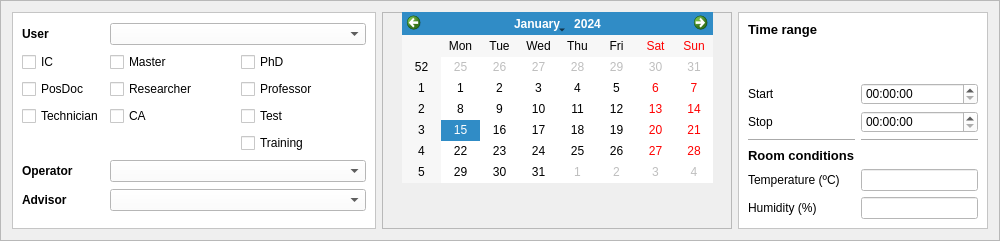
        <widget class="QFrame" name="frame_2">
         <property name="minimumSize">
          <size>
           <width>1000</width>
           <height>200</height>
          </size>
         </property>
         <property name="maximumSize">
          <size>
           <width>16777215</width>
           <height>16777215</height>
          </size>
         </property>
         <property name="styleSheet">
          <string notr="true"/>
         </property>
         <property name="frameShape">
          <enum>QFrame::StyledPanel</enum>
         </property>
         <property name="frameShadow">
          <enum>QFrame::Raised</enum>
         </property>
         <layout class="QHBoxLayout" name="horizontalLayout_2">
          <item>
           <widget class="QFrame" name="frame_18">
            <property name="maximumSize">
             <size>
              <width>16777215</width>
              <height>16777215</height>
             </size>
            </property>
            <property name="styleSheet">
             <string notr="true">background-color: rgb(255, 255, 255);</string>
            </property>
            <property name="frameShape">
             <enum>QFrame::StyledPanel</enum>
            </property>
            <property name="frameShadow">
             <enum>QFrame::Raised</enum>
            </property>
            <layout class="QGridLayout" name="gridLayout">
             <item row="7" column="1" colspan="2">
              <widget class="QComboBox" name="technician_comboBox">
               <property name="minimumSize">
                <size>
                 <width>0</width>
                 <height>0</height>
                </size>
               </property>
              </widget>
             </item>
             <item row="7" column="0">
              <widget class="QLabel" name="label_26">
               <property name="font">
                <font>
                 <pointsize>9</pointsize>
                 <weight>75</weight>
                 <bold>true</bold>
                </font>
               </property>
               <property name="text">
                <string>Operator</string>
               </property>
              </widget>
             </item>
             <item row="0" column="0">
              <widget class="QLabel" name="label_24">
               <property name="maximumSize">
                <size>
                 <width>50</width>
                 <height>16777215</height>
                </size>
               </property>
               <property name="font">
                <font>
                 <pointsize>9</pointsize>
                 <weight>75</weight>
                 <bold>true</bold>
                </font>
               </property>
               <property name="text">
                <string>User</string>
               </property>
              </widget>
             </item>
             <item row="2" column="1">
              <widget class="QCheckBox" name="mestrado_checkBox">
               <property name="text">
                <string>Master</string>
               </property>
              </widget>
             </item>
             <item row="2" column="0">
              <widget class="QCheckBox" name="ic_checkBox">
               <property name="text">
                <string>IC</string>
               </property>
              </widget>
             </item>
             <item row="4" column="1">
              <widget class="QCheckBox" name="ca_checkBox">
               <property name="text">
                <string>CA</string>
               </property>
              </widget>
             </item>
             <item row="3" column="0">
              <widget class="QCheckBox" name="posdoc_checkBox">
               <property name="text">
                <string>PosDoc</string>
               </property>
              </widget>
             </item>
             <item row="3" column="1">
              <widget class="QCheckBox" name="pesquisador_checkBox">
               <property name="text">
                <string>Researcher</string>
               </property>
              </widget>
             </item>
             <item row="2" column="2">
              <widget class="QCheckBox" name="doutorado_checkBox">
               <property name="text">
                <string>PhD</string>
               </property>
              </widget>
             </item>
             <item row="4" column="0">
              <widget class="QCheckBox" name="technician_checkBox">
               <property name="text">
                <string>Technician</string>
               </property>
              </widget>
             </item>
             <item row="3" column="2">
              <widget class="QCheckBox" name="professor_checkBox">
               <property name="text">
                <string>Professor</string>
               </property>
              </widget>
             </item>
             <item row="8" column="0">
              <widget class="QLabel" name="label_25">
               <property name="font">
                <font>
                 <pointsize>9</pointsize>
                 <weight>75</weight>
                 <bold>true</bold>
                </font>
               </property>
               <property name="text">
                <string>Advisor</string>
               </property>
              </widget>
             </item>
             <item row="4" column="2">
              <widget class="QCheckBox" name="test_checkBox">
               <property name="text">
                <string>Test</string>
               </property>
              </widget>
             </item>
             <item row="8" column="1" colspan="2">
              <widget class="QComboBox" name="advisor_comboBox">
               <property name="minimumSize">
                <size>
                 <width>0</width>
                 <height>0</height>
                </size>
               </property>
              </widget>
             </item>
             <item row="0" column="1" colspan="2">
              <widget class="QComboBox" name="user_comboBox">
               <property name="minimumSize">
                <size>
                 <width>0</width>
                 <height>0</height>
                </size>
               </property>
              </widget>
             </item>
             <item row="5" column="2">
              <widget class="QCheckBox" name="treinamento_checkBox">
               <property name="text">
                <string>Training</string>
               </property>
              </widget>
             </item>
            </layout>
           </widget>
          </item>
          <item>
           <widget class="QFrame" name="frame_19">
            <property name="maximumSize">
             <size>
              <width>350</width>
              <height>16777215</height>
             </size>
            </property>
            <property name="styleSheet">
             <string notr="true"/>
            </property>
            <property name="frameShape">
             <enum>QFrame::StyledPanel</enum>
            </property>
            <property name="frameShadow">
             <enum>QFrame::Raised</enum>
            </property>
            <widget class="QCalendarWidget" name="calendarWidget">
             <property name="geometry">
              <rect>
               <x>20</x>
               <y>0</y>
               <width>311</width>
               <height>171</height>
              </rect>
             </property>
            </widget>
           </widget>
          </item>
          <item>
           <widget class="QFrame" name="frame_20">
            <property name="maximumSize">
             <size>
              <width>250</width>
              <height>16777215</height>
             </size>
            </property>
            <property name="styleSheet">
             <string notr="true">background-color: rgb(255, 255, 255);</string>
            </property>
            <property name="frameShape">
             <enum>QFrame::StyledPanel</enum>
            </property>
            <property name="frameShadow">
             <enum>QFrame::Raised</enum>
            </property>
            <layout class="QGridLayout" name="gridLayout_8">
             <item row="0" column="0">
              <widget class="QLabel" name="label_18">
               <property name="maximumSize">
                <size>
                 <width>16777215</width>
                 <height>20</height>
                </size>
               </property>
               <property name="font">
                <font>
                 <pointsize>10</pointsize>
                 <weight>75</weight>
                 <bold>true</bold>
                </font>
               </property>
               <property name="text">
                <string>Time range</string>
               </property>
              </widget>
             </item>
             <item row="2" column="0">
              <widget class="QLabel" name="label_12">
               <property name="text">
                <string>Start</string>
               </property>
              </widget>
             </item>
             <item row="3" column="0">
              <widget class="QLabel" name="label_13">
               <property name="text">
                <string>Stop</string>
               </property>
              </widget>
             </item>
             <item row="3" column="1">
              <widget class="QTimeEdit" name="stop_timeEdit">
               <property name="maximumSize">
                <size>
                 <width>200</width>
                 <height>16777215</height>
                </size>
               </property>
              </widget>
             </item>
             <item row="2" column="1">
              <widget class="QTimeEdit" name="start_timeEdit">
               <property name="maximumSize">
                <size>
                 <width>200</width>
                 <height>16777215</height>
                </size>
               </property>
              </widget>
             </item>
             <item row="6" column="0">
              <widget class="QLabel" name="label_16">
               <property name="text">
                <string>Temperature (ºC)</string>
               </property>
              </widget>
             </item>
             <item row="7" column="0">
              <widget class="QLabel" name="label_17">
               <property name="text">
                <string>Humidity (%)</string>
               </property>
              </widget>
             </item>
             <item row="5" column="0">
              <widget class="QLabel" name="label_19">
               <property name="maximumSize">
                <size>
                 <width>16777215</width>
                 <height>20</height>
                </size>
               </property>
               <property name="font">
                <font>
                 <pointsize>10</pointsize>
                 <weight>75</weight>
                 <bold>true</bold>
                </font>
               </property>
               <property name="text">
                <string>Room conditions</string>
               </property>
              </widget>
             </item>
             <item row="7" column="1">
              <widget class="QLineEdit" name="humidity_lineEdit">
               <property name="maximumSize">
                <size>
                 <width>150</width>
                 <height>16777215</height>
                </size>
               </property>
              </widget>
             </item>
             <item row="6" column="1">
              <widget class="QLineEdit" name="temperature_lineEdit">
               <property name="maximumSize">
                <size>
                 <width>150</width>
                 <height>16777215</height>
                </size>
               </property>
              </widget>
             </item>
             <item row="4" column="0">
              <widget class="Line" name="line_7">
               <property name="orientation">
                <enum>Qt::Horizontal</enum>
               </property>
              </widget>
             </item>
             <item row="4" column="1">
              <widget class="Line" name="line_8">
               <property name="orientation">
                <enum>Qt::Horizontal</enum>
               </property>
              </widget>
             </item>
             <item row="1" column="1">
              <spacer name="verticalSpacer_10">
               <property name="orientation">
                <enum>Qt::Vertical</enum>
               </property>
               <property name="sizeHint" stdset="0">
                <size>
                 <width>20</width>
                 <height>40</height>
                </size>
               </property>
              </spacer>
             </item>
            </layout>
           </widget>
          </item>
         </layout>
        </widget>
